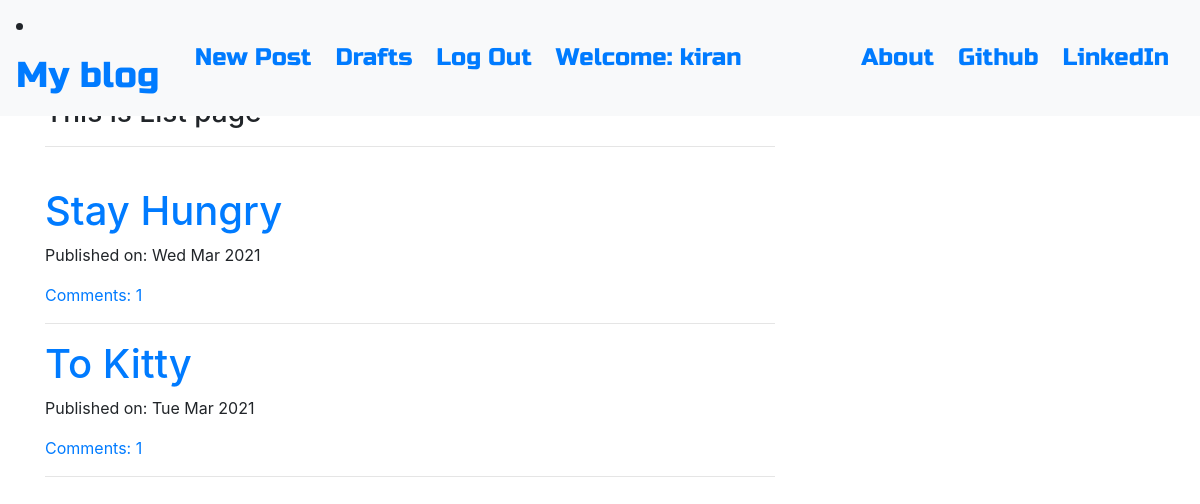
The app's page / (signed in) with its own data.
### blog/models.py (models this page shows, shortened)
class Post(models.Model):
    author = models.ForeignKey('auth.User', on_delete=models.CASCADE)
    title = models.CharField(max_length=200)
    text = models.TextField()
    create_date = models.DateTimeField(default=timezone.now)
    published_date = models.DateTimeField(blank=True, null=True)
    def approve_comments(self):
        return self.comments.filter(approve_comment=True)

### blog/views.py (the view)
# urls.py: path('', PostList.as_view(), name='post_list'),                                 # Home page
class PostList(ListView):
    model = models.Post
    def get_queryset(self):
        return models.Post.objects.filter(published_date__lte=timezone.now()).order_by('-published_date')

### blog/templates/blog/post_list.html
{% extends "blog/base.html" %}
{% block content %}
<br><br><br><br>
    <H3>This is List page</H3>
    <hr><br>
    <div class="centerstage">
        {% for post in post_list %}
            <div class="post">
                <h1><a href="{% url 'blog:post_detail' pk=post.pk %}">{{ post.title }}</a></h1>
                <div class='date'>
                    <p>Published on: {{ post.published_date|date:'D M Y' }}</p>
                </div>
                <a href="{% url 'blog:post_detail' pk=post.pk %}">Comments: {{ post.approve_comments.count }}</a>
            </div>
            <hr>
        {% endfor %}
    </div>
{% endblock %}

### blog/templates/blog/base.html (shortened to what this page needs)
<!DOCTYPE html>
{% load static %}
<html lang="en">
<head>
    <link rel="stylesheet" href="https://cdn.jsdelivr.net/npm/bootstrap@4.6.0/dist/css/bootstrap.min.css">
    <link rel="stylesheet" href="//cdn.jsdelivr.net/npm/medium-editor@latest/dist/css/medium-editor.min.css" type="text/css" media="screen" charset="utf-8">
    <link rel="stylesheet" href="{% static 'CSS/blog.css' %}">
</head>
<body>
        <nav class='navbar navbar-expand-md navabr-light bg-light fixed-top techfont'>
            <div class="navbar-header">
                <li class="nav-item"><a class="navbar-brand bigbrand" href="{% url 'post_list' %}">My blog</a></li>
            </div>
            <div class='container'>
                <ul class="nav navbar-nav navbar-right">
                    {% if user.is_authenticated %}
                        <li class="nav-item"><a href="{% url 'blog:post_new' %}">New Post</a></li>
                        <li class="nav-item ml-4"><a href="{% url 'post_draft_list' %}">Drafts</a></li>
                        <li class="nav-item ml-4"><a href="{% url 'logout' %}">Log Out</a></li>
                        <li class="nav-item ml-4"> <a href="#"> Welcome: {{ user.username }}</a></li>
                    {% else %}
                        <li class="nav-item"><a class="nav navbar-right" href="{% url 'login' %}">Login</a></li>
                    {% endif %}
                </ul>
                <ul class="nav navbar-nav navbar-left">
                    <li class="nav-item"><a href="{% url 'about' %}">About</a></li>
                    <li class="nav-item ml-4"><a href="https://www.github.com">Github</a></li>
                    <li class="nav-item ml-4"><a href="https://www.linkedin.com">LinkedIn</a></li>
                </ul>
            </div>
        </nav>
    <div class="content container">
        <div class="row">
            <div class="col-md-8">
                <div class="blog_posts">
                    {% block content %}
                    {% endblock %}
                </div>
            </div>
        </div>
    </div>
</body>
</html>

### blog/static/CSS/blog.css (style rules this page uses)
.techfont { font-family: 'Russo One', sans-serif; font-size: 1.5em; margin-bottom: 10px; }
.centerstage { margin-left: auto; margin-right: auto; }
.bigbrand { font-size: 1.5em; }

### records on screen
Post: title "Stay Hungry", published_date "Wed Mar 2021", approve_comments.count "1"
Post: title "To Kitty", published_date "Tue Mar 2021", approve_comments.count "1"

### other values on screen
{{ user.username }} "kiran"
